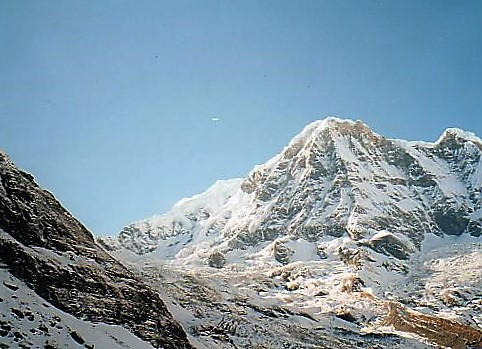
%> input picture test1/1.jpg, 482 x 349 px
$ octave --eval "result = corner_detector(rgb2gray(imread('test1/1.jpg')));"   (GNU Octave 9; MATLAB toolbox functions it lacks are replaced by stand-ins)
%> lines starting %> are read from the running program, lines starting %| are printed output that depends on the picture
function [cimg] = corner_detector(img)
%Detecting corner features in an image.
%   (INPUT) img: H譝 matrix representign the grey scale input image.
%   (OUTPUT) cimg: H譝 matrix representing the corner metric matrix.

img = imgaussfilt(double(img));
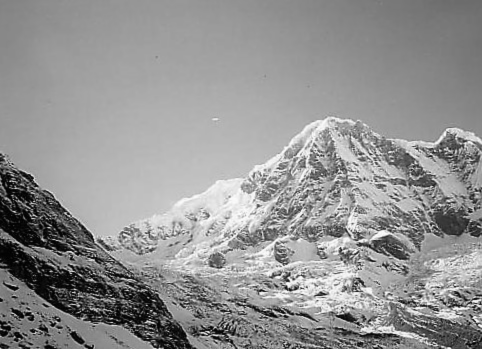
%> img: size 349x482 double; min 1.1, max 252.2, mean 146.7

% derivative mask
dx = [-1 1; -1 1];
dy = dx';

% partial derivatives in x and y directions.
Ix = conv2(img, dx, 'same');
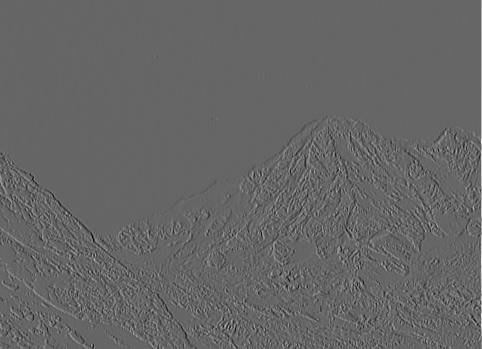
%> Ix: size 349x482 double; min -323.1, max 484.3, mean 0.4; drawn with min black and max white
Iy = conv2(img, dy, 'same');
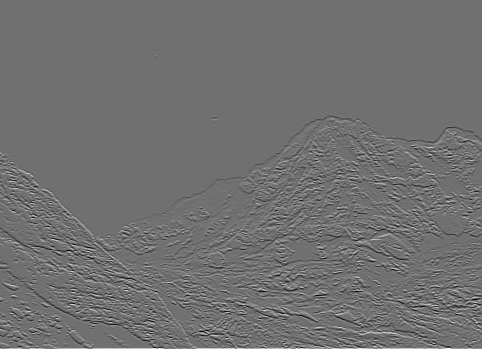
%> Iy: size 349x482 double; min -383.2, max 484.9, mean 0.8; drawn with min black and max white

% convolution of image derivatives and window function
Ix2 = imgaussfilt(Ix.^2);
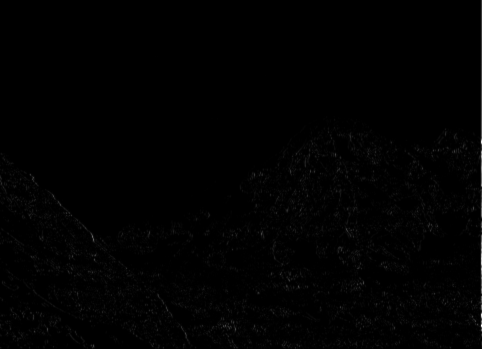
%> Ix2: size 349x482 double; min 0, max 196588, mean 1290.3; drawn with min black and max white
Iy2 = imgaussfilt(Iy.^2);
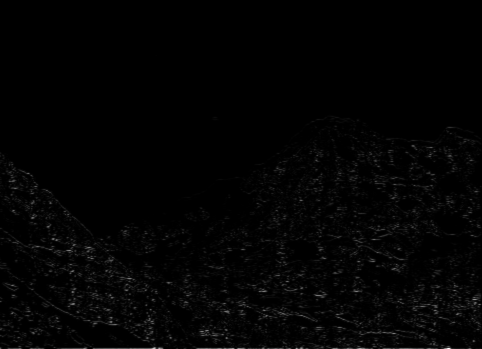
%> Iy2: size 349x482 double; min 0, max 206670.4, mean 2770.4; drawn with min black and max white
Ixy = imgaussfilt(Ix.*Iy);
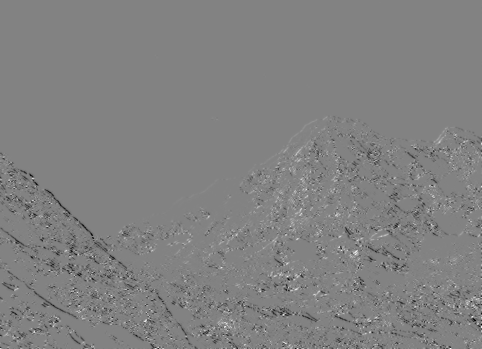
%> Ixy: size 349x482 double; min -25869.7, max 24576, mean -236.4; drawn with min black and max white

% Harris corner strength
cimg = (Ix2.*Iy2 - Ixy.^2)./(Ix2 + Iy2 + eps);
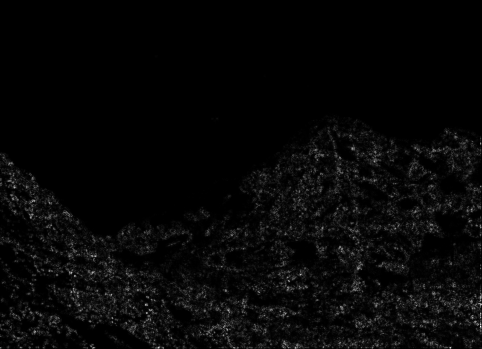
%> cimg: size 349x482 double; min -2.22e-16, max 10416.8, mean 297.2; drawn with min black and max white

end

$ run again, on test1/2.jpg
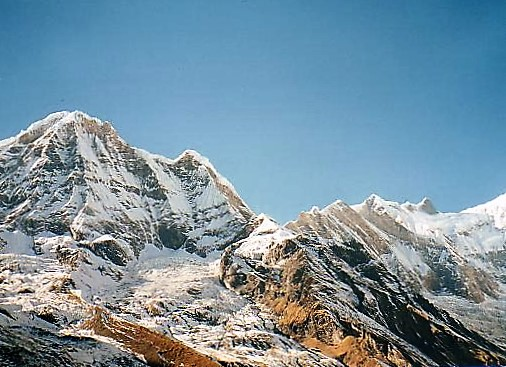
%> input picture test1/2.jpg, 506 x 367 px
%> in corner_detector, `Ixy = imgaussfilt(Ix.*Iy);`:
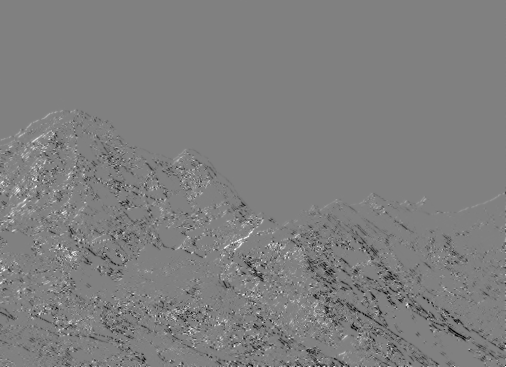
%> Ixy: size 367x506 double; min -26425.1, max 25909, mean -311.6; drawn with min black and max white
%> in corner_detector, `cimg = (Ix2.*Iy2 - Ixy.^2)./(Ix2 + Iy2 + eps);`:
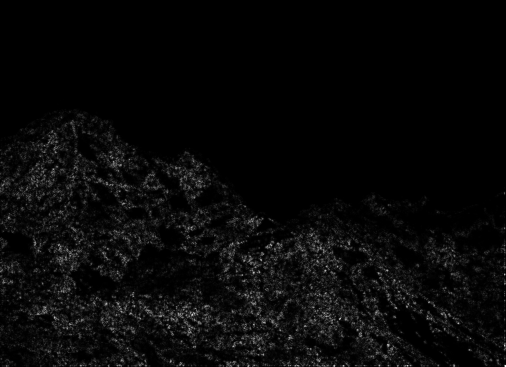
%> cimg: size 367x506 double; min -5.55e-17, max 10686.8, mean 365.2; drawn with min black and max white
